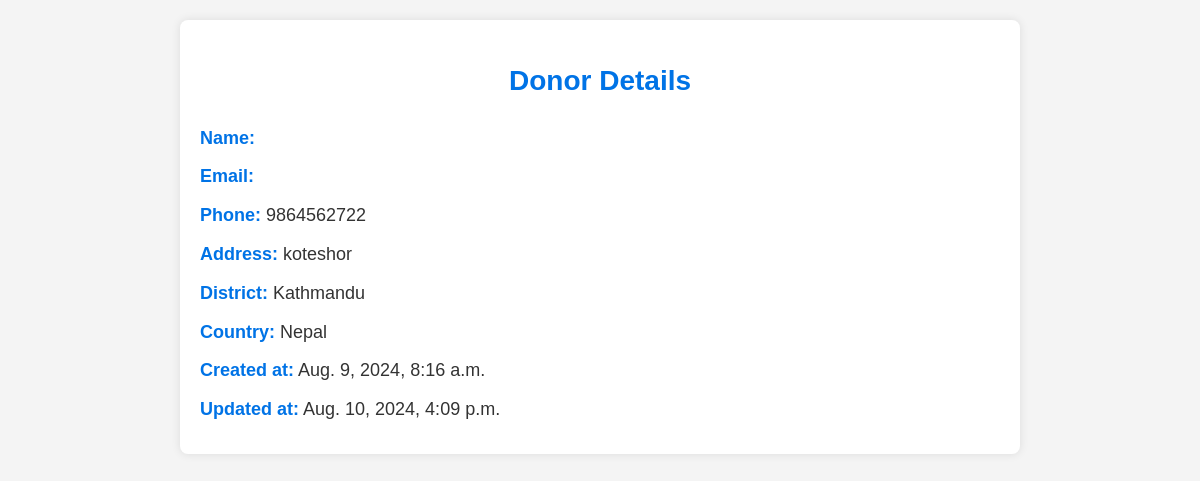
/doner/doner/1/, run on the app's committed database.
### donor_management/models.py (models this page shows, shortened)
class Donor(models.Model):
    user = models.ForeignKey(User, on_delete=models.CASCADE, null=True)
    phone_number = models.CharField(max_length=15, null=True)
    address = models.CharField(max_length=100, null=True)
    district = models.CharField(max_length=100, null=True)
    country = models.CharField(max_length=100, null=True)
    created_at = models.DateTimeField(auto_now_add=True)
    updated_at = models.DateTimeField(auto_now=True)

### donor_management/views.py (the view)
# urls.py: path('doner/<int:pk>/', views.donor_detail, name='donor_detail'),
def donor_detail(request, pk):
    donor = get_object_or_404(Donor, pk=pk)
    return render(request, 'donor_management/doner_detail.html', {'donor': donor})

### donor_management/templates/donor_management/doner_detail.html (shortened to what this page needs)
<!DOCTYPE html>
<html>
<head>
</head>
<body>
    <div class="container">
        <header>
            <h1>Donor Details</h1>
        </header>
        <main>
            <div class="donor-info">
                <p><strong>Name:</strong> {{ donor.name }}</p>
                <p><strong>Email:</strong> {{ donor.email }}</p>
                <p><strong>Phone:</strong> {{ donor.phone_number }}</p>
                <p><strong>Address:</strong> {{ donor.address }}</p>
                <p><strong>District:</strong> {{ donor.district }}</p>
                <p><strong>Country:</strong> {{ donor.country }}</p>
                <p><strong>Created at:</strong> {{ donor.created_at }}</p>
                <p><strong>Updated at:</strong> {{ donor.updated_at }}</p>
            </div>
        </main>
    </div>
</body>
</html>

### donor_management/templates/donor_management/doner_detail.html (style rules this page uses)
body { font-family: Arial, sans-serif; line-height: 1.6; margin: 0; padding: 0; background-color: #f4f4f4; color: #333; }
.container { max-width: 800px; margin: 20px auto; padding: 20px; background-color: #fff; box-shadow: 0 0 10px rgba(0, 0, 0, 0.1); border-radius: 8px; }
header h1 { text-align: center; color: #0073e6; font-size: 28px; margin-bottom: 20px; }
.donor-info p { font-size: 18px; margin: 10px 0; }
.donor-info p strong { color: #0073e6; }

### data on the page
Donor: phone_number "9864562722", address "koteshor", district "Kathmandu", country "Nepal", created_at "Aug. 9, 2024, 8:16 a.m.", updated_at "Aug. 10, 2024, 4:09 p.m."
